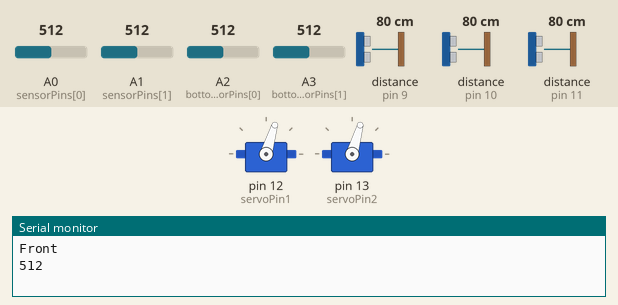
A sketch run on a simulated Arduino Uno, built with avr-gcc and run on an emulated ATmega328P. Parts: 2 × servo, the last lines printed to the serial monitor. Wiring (inferred from the names in the program): 3 × ultrasonic range finder: trigger pin 9, echo pin 9 / trigger pin 10, echo pin 10 / trigger pin 11, echo pin 11. The inputs (shaded band) are chosen by the test bench; at power-on: distance to the obstacle (sensors on pin 9, pin 11, pin 10) 80 cm, A0 (sensorPins[0]) = 512, A1 (sensorPins[1]) = 512, A2 (bottomSensorPins[0]) = 512, A3 (bottomSensorPins[1]) = 512. The echo pulse lasts 58.3 µs per cm.

Above: at 3.2 s.
3.3 s: distance to the obstacle (sensor on pin 9) set to 25 cm
8.2 s: distance to the obstacle (sensor on pin 9) set to 21 cm
At 11.4 s:
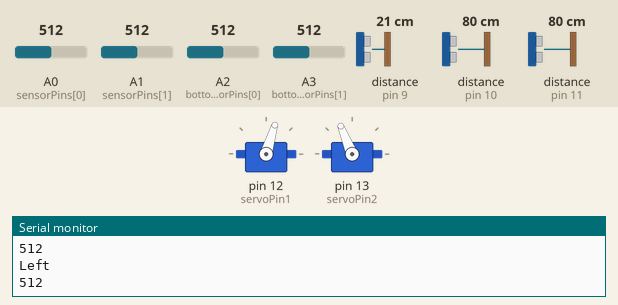
17.5 s: distance to the obstacle (sensor on pin 11) set to 25 cm
21.2 s: distance to the obstacle (sensor on pin 11) set to 22 cm
At 25.9 s:
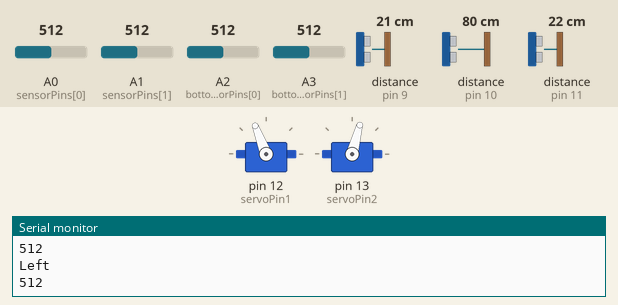
41.1 s: distance to the obstacle (sensor on pin 11) set to 35 cm
At 43.7 s:
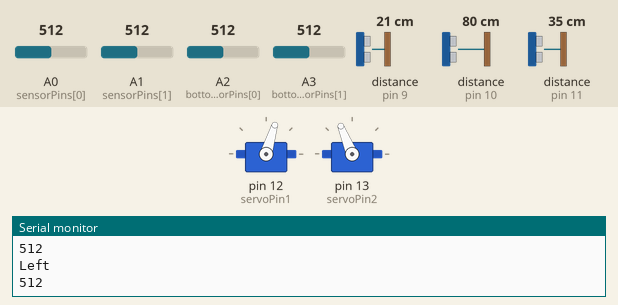
Timing chart, 0 to 52.7 s (numbered marks = the images above; inputs shaded):
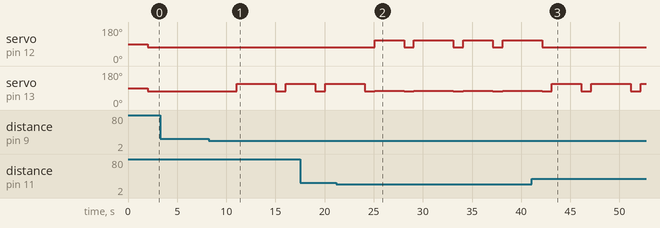

Measured:
- the behaviour switches between 24 and 23 cm on distance to the obstacle (sensor on pin 9) (found by bisection; images 0 and 1)
- the behaviour switches between 24 and 23 cm on distance to the obstacle (sensor on pin 11) (found by bisection; images 1 and 2)
- after the input at 8.2 s, servo on pin 13 (servoPin2): 74° → 112° after 2.8 s, → 74° 4.0 s later, → 112° 1.0 s later
- after the input at 21.2 s, servo on pin 12 (servoPin1): goes 111° 3.0 s, 73° 1.0 s, 111° 4.0 s, 73° 1.0 s, 111° 3.0 s, 73° 1.0 s, then 111°, starting after 3.9 s
- after the input at 41.1 s, servo on pin 12 (servoPin1): goes on until 42.1 s, then stays 73°

The sketch:

allThree.ino
```cpp
#include <Servo.h>
#include <stdlib.h>

int sensorPins[] = {A0,A1};   // select the analog input pin for the photoresistor
char *lightString[] = {"Right ", "Left "};

int bottomSensorPins[] = {A2,A3};   // select the analog input pin for the photoresistor
char *bottomLightString[] = {"Front ", "Back "};

const int servoPin1 = 12;
const int servoPin2 = 13;

int ultraSoundSignalPins[] = {9,10,11}; // Front Right, Center, Front Left
char *pingString[] = {"Front Right ","Center ", "Front Left "}; // just something to print to indicate direction
int counter = 0;
int bottomCounter = 0;

//Servo Names
Servo Servo1; // Right
Servo Servo2; // Left

void setup() {
   Servo1.attach(servoPin1);
   Servo2.attach(servoPin2);
   Serial.begin(9600);
   delay(2000);
}

void loop() {
 pingControl();
  if(checkBottomLight()==true);
    int bottomCounter = 1;
  if ((counter==0)&&(bottomCounter==0)){
    if (blackTape()==true){
      reverse();
      turnRight();
     }
  }
  if (checkLight()==true){
    int counter = 1;
  }
 else forward();
  pingControl();
  if (checkLight() == true)lightControl();
  else forward();

}

void pingControl(){
  ping();
  if (leftPing()== true)turnRight();
  else if (rightPing()== true)turnLeft();
  else if (centerPing()== true) {
    reverse();
    delay(500);
    turnRight();
    delay(2000);
  }
  else forward();
}

//Ping Commands
int pingVals[3];
void ping() {
  for (int i=0; i<3; i++) {
    unsigned long echo;

    pinMode(ultraSoundSignalPins[i], OUTPUT); // Switch signalpin to output
    digitalWrite(ultraSoundSignalPins[i], LOW); // Send low pulse
//    delayMicroseconds(2); // Wait for 2 microseconds
    digitalWrite(ultraSoundSignalPins[i], HIGH); // Send high pulse
//    delayMicroseconds(5); // Wait for 5 microseconds
    digitalWrite(ultraSoundSignalPins[i], LOW); // Holdoff
    pinMode(ultraSoundSignalPins[i], INPUT); // Switch signalpin to input
    digitalWrite(ultraSoundSignalPins[i], HIGH); // Turn on pullup resistor
    echo = pulseIn(ultraSoundSignalPins[i], HIGH); //Listen for echo
    pingVals[i]= (echo / 58.138) * .39; //convert to CM then to inches
   }
}

//Left Ping Check
bool leftPing() {
  if (pingVals[2] <= 8) return true;
  else return false;
}

  //Right Ping Check
bool rightPing() {
  if (pingVals[0] <= 8) return true;
  else return false;
}

  //Center Ping Check
bool centerPing () {
  if (pingVals[1] <= 8) return true;
  else return false;
}

void lightControl(){
   light();
   if (rightStronger()==true){
    turnRight();
    forward();
   }

   else if (leftSronger()==true){
    turnLeft();
    forward();
   }
   else forward();
}

int sensors[2];
int light() {
  for(int i=0; i < 2; i++)
  {
     Serial.println(lightString[i]);
     Serial.println(analogRead(sensorPins[i]));
     delay(1000);
  }
  sensors[0] = analogRead(sensorPins[0]);
  sensors[1] = analogRead(sensorPins[1]);
}

bool rightStronger(){
  if ((sensors[0]>sensors[1])&&(abs(sensors[0]-sensors[1])>=100)) return true;

  else return false;
}

bool leftSronger(){
  if ((sensors[0]<sensors[1])&&(abs(sensors[0]-sensors[1])>=100))return true;
  else return false;
}

bool checkLight(){
  light();
  if ((sensors[0]&&sensors[1])>200)return true;
}

int bottomSensors[2];
int bottomLight() {
  for(int i=0; i < 2; i++)
  {
     Serial.println(bottomLightString[i]);
     Serial.println(analogRead(bottomSensorPins[i]));
     delay(500);
  }
  bottomSensors[0] = analogRead(bottomSensorPins[0]);
  bottomSensors[1] = analogRead(bottomSensorPins[1]);
}

bool blackTape(){
  if (abs(bottomSensors[0]-bottomSensors[1])<315) return true;
  else return false;
}

bool checkBottomLight(){
  bottomLight();
  if((bottomSensors[0]&&bottomSensors[1])<100)return true;
}


void forward() {
   Servo1.writeMicroseconds(1300);
   Servo2.writeMicroseconds(1305);
   delay(1000);
}
void turnRight() {
  Servo1.writeMicroseconds(1685);
  Servo2.writeMicroseconds(1315);
  delay(1000);
}
void turnLeft() {
  Servo1.writeMicroseconds(1300);
  Servo2.writeMicroseconds(1700);
  delay(1000);
}
void stopCar() {
   Servo1.writeMicroseconds(1480);
   Servo2.writeMicroseconds(1485);
   Servo2.writeMicroseconds(1495);
}
void reverse() {
  Servo1.writeMicroseconds(1645);
  Servo2.writeMicroseconds(1650);
  delay(1000);
}
```
